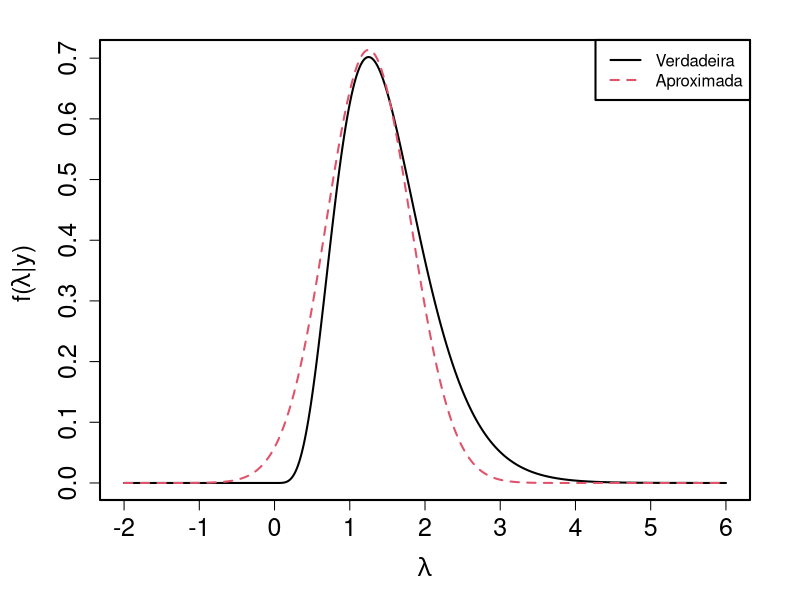
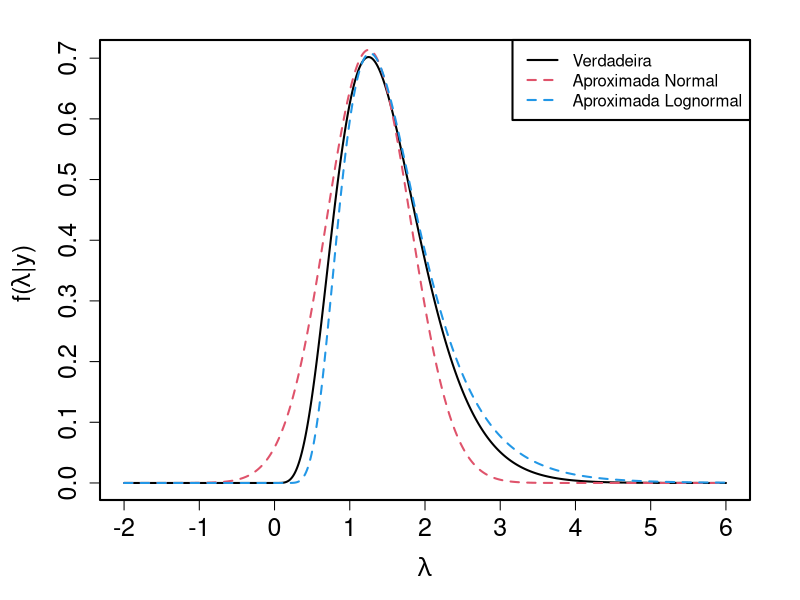

Here is the R script that generated these plots, in order:
# rm(list=ls())
#====================================================
# Exemplo de aproximacao assintotica pela Normal
#
#====================================================
# Amostra n=1 e y=3.
#====================================================
y         <- 3
alpha     <- 3             # hiperparametros
beta      <- 3             # hiperparametros
x         <- seq(-2,6,0.01) 
lambda1   <- dgamma(x,alpha+y,beta+1)
media1    <- (alpha+y-1)/(beta+1)
var1      <- media1/(beta+1)
lambda2   <- dnorm(x,media1,sqrt(var1))

#====================================================
# Grafico para comparacao
#====================================================

x11()
par(mfrow=c(1,1),lwd=2.0,cex.lab=1.5,cex.axis=1.5,lab=c(10,5,5),
    mar=c(5,5,2,2.5),xpd=T,cex.main=2.0)
plot(x,lambda1,type="l",lwd=2,col=1,xlab=expression(lambda),
     ylab=expression(paste("f(",lambda,"|y)",sep=" ")))
lines(x,lambda2,lwd=2,col=2,lty=2)
legend("topright",legend=c("Verdadeira","Aproximada"),
       col=c(1,2),lty=c(1,2),lwd=c(2,2))

#====================================================
# Lognormal
#====================================================

media2    <- log((alpha+y)/(beta+1))
var2      <- 1/(alpha+y)
lambda3   <- dlnorm(x,media2,sqrt(var2))

#====================================================
# Grafico para comparacao
#====================================================

x11()
par(mfrow=c(1,1),lwd=2.0,cex.lab=1.5,cex.axis=1.5,lab=c(10,5,5),
    mar=c(5,5,2,2.5),xpd=T,cex.main=2.0)
plot(x,lambda1,type="l",lwd=2,col=1,xlab=expression(lambda),
     ylab=expression(paste("f(",lambda,"|y)",sep=" ")))
lines(x,lambda2,lwd=2,col=2,lty=2)
lines(x,lambda3,lwd=2,col=4,lty=2)
legend("topright",legend=c("Verdadeira","Aproximada Normal",
                           "Aproximada Lognormal"),col=c(1,2,4),lty=c(1,2,2),lwd=c(2,2,2))

#====================================================
# Fim
#====================================================

